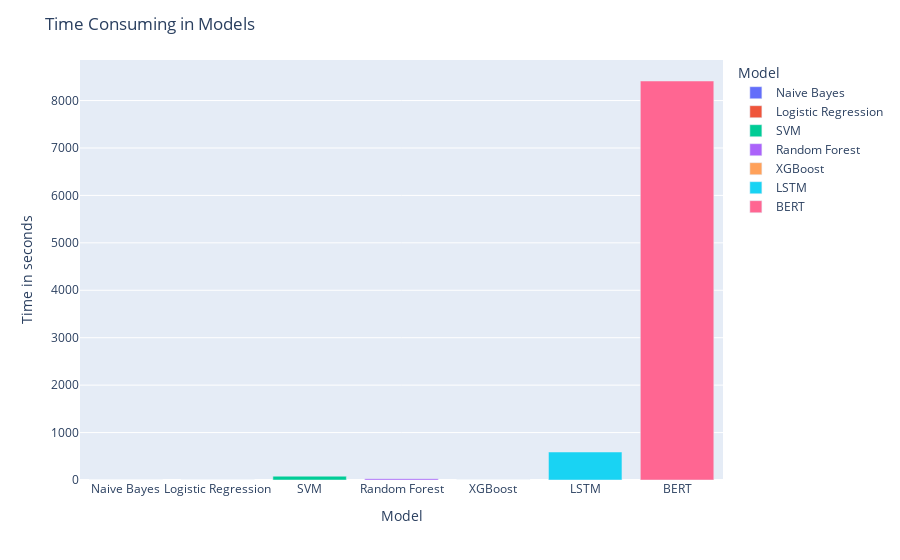

Here is the notebook cell this chart was saved with:
### Markdown cell above
Plot the time consuming of the models

### Code cell
import plotly.express as px

# Create a bar chart
fig = px.bar(test_accuracy_df, 
             x='Model', 
             y='Time', 
             color='Model'
             )

# Update layout
fig.update_layout(title= "Time Consuming in Models",
                  xaxis_title= "Model",
                  yaxis_title= "Time in seconds"
                  )

# Show the plot
fig.show()

### Figure 1 — Plotly figure (JSON) as saved in the notebook; plotly's stock layout.template omitted (floating-point values rounded to 4 significant figures)
{"data": [{"alignmentgroup": "True", "hovertemplate": "Model=%{x}<br>Time=%{y}<extra></extra>", "legendgroup": "Naive Bayes", "marker": {"color": "#636efa", "pattern": {"shape": ""}}, "name": "Naive Bayes", "offsetgroup": "Naive Bayes", "orientation": "v", "showlegend": true, "textposition": "auto", "type": "bar", "x": ["Naive Bayes"], "xaxis": "x", "y": [0.1], "yaxis": "y"}, {"alignmentgroup": "True", "hovertemplate": "Model=%{x}<br>Time=%{y}<extra></extra>", "legendgroup": "Logistic Regression", "marker": {"color": "#EF553B", "pattern": {"shape": ""}}, "name": "Logistic Regression", "offsetgroup": "Logistic Regression", "orientation": "v", "showlegend": true, "textposition": "auto", "type": "bar", "x": ["Logistic Regression"], "xaxis": "x", "y": [1.7], "yaxis": "y"}, {"alignmentgroup": "True", "hovertemplate": "Model=%{x}<br>Time=%{y}<extra></extra>", "legendgroup": "SVM", "marker": {"color": "#00cc96", "pattern": {"shape": ""}}, "name": "SVM", "offsetgroup": "SVM", "orientation": "v", "showlegend": true, "textposition": "auto", "type": "bar", "x": ["SVM"], "xaxis": "x", "y": [80], "yaxis": "y"}, {"alignmentgroup": "True", "hovertemplate": "Model=%{x}<br>Time=%{y}<extra></extra>", "legendgroup": "Random Forest", "marker": {"color": "#ab63fa", "pattern": {"shape": ""}}, "name": "Random Forest", "offsetgroup": "Random Forest", "orientation": "v", "showlegend": true, "textposition": "auto", "type": "bar", "x": ["Random Forest"], "xaxis": "x", "y": [28.8], "yaxis": "y"}, {"alignmentgroup": "True", "hovertemplate": "Model=%{x}<br>Time=%{y}<extra></extra>", "legendgroup": "XGBoost", "marker": {"color": "#FFA15A", "pattern": {"shape": ""}}, "name": "XGBoost", "offsetgroup": "XGBoost", "orientation": "v", "showlegend": true, "textposition": "auto", "type": "bar", "x": ["XGBoost"], "xaxis": "x", "y": [2.3], "yaxis": "y"}, {"alignmentgroup": "True", "hovertemplate": "Model=%{x}<br>Time=%{y}<extra></extra>", "legendgroup": "LSTM", "marker": {"color": "#19d3f3", "pattern": {"shape": ""}}, "name": "LSTM", "offsetgroup": "LSTM", "orientation": "v", "showlegend": true, "textposition": "auto", "type": "bar", "x": ["LSTM"], "xaxis": "x", "y": [590], "yaxis": "y"}, {"alignmentgroup": "True", "hovertemplate": "Model=%{x}<br>Time=%{y}<extra></extra>", "legendgroup": "BERT", "marker": {"color": "#FF6692", "pattern": {"shape": ""}}, "name": "BERT", "offsetgroup": "BERT", "orientation": "v", "showlegend": true, "textposition": "auto", "type": "bar", "x": ["BERT"], "xaxis": "x", "y": [8412], "yaxis": "y"}], "layout": {"barmode": "relative", "legend": {"title": {"text": "Model"}, "tracegroupgap": 0}, "margin": {"t": 60}, "title": {"text": "Time Consuming in Models"}, "xaxis": {"anchor": "y", "categoryarray": ["Naive Bayes", "Logistic Regression", "SVM", "Random Forest", "XGBoost", "LSTM", "BERT"], "categoryorder": "array", "domain": [0, 1], "title": {"text": "Model"}}, "yaxis": {"anchor": "x", "domain": [0, 1], "title": {"text": "Time in seconds"}}}}
